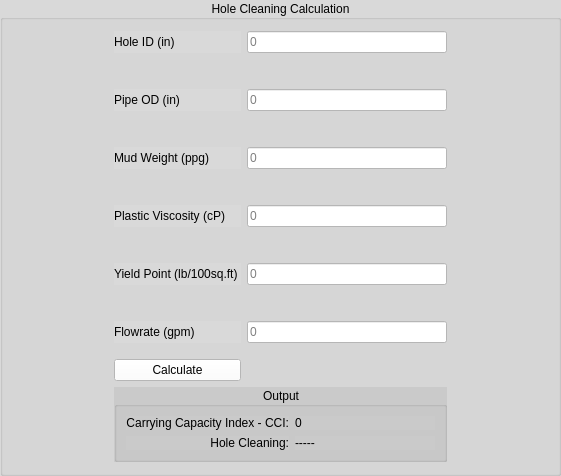
         <widget class="QGroupBox" name="groupBox_17">
          <property name="maximumSize">
           <size>
            <width>1200</width>
            <height>16777215</height>
           </size>
          </property>
          <property name="font">
           <font>
            <family>Segoe UI</family>
            <pointsize>9</pointsize>
            <weight>50</weight>
            <bold>false</bold>
            <kerning>true</kerning>
           </font>
          </property>
          <property name="styleSheet">
           <string notr="true">background-color: rgb(217, 217, 217);</string>
          </property>
          <property name="title">
           <string>Hole Cleaning Calculation</string>
          </property>
          <property name="alignment">
           <set>Qt::AlignCenter</set>
          </property>
          <layout class="QGridLayout" name="gridLayout_20">
           <item row="0" column="0">
            <spacer name="horizontalSpacer_5">
             <property name="orientation">
              <enum>Qt::Horizontal</enum>
             </property>
             <property name="sizeType">
              <enum>QSizePolicy::Preferred</enum>
             </property>
             <property name="sizeHint" stdset="0">
              <size>
               <width>100</width>
               <height>0</height>
              </size>
             </property>
            </spacer>
           </item>
           <item row="8" column="1">
            <widget class="QLabel" name="yieldPointLabel">
             <property name="font">
              <font>
               <family>MS Shell Dlg 2</family>
               <pointsize>9</pointsize>
               <weight>50</weight>
               <bold>false</bold>
               <kerning>true</kerning>
              </font>
             </property>
             <property name="text">
              <string>Yield Point (lb/100sq.ft) </string>
             </property>
            </widget>
           </item>
           <item row="8" column="2">
            <widget class="QLineEdit" name="yieldPointLineEdit">
             <property name="minimumSize">
              <size>
               <width>200</width>
               <height>0</height>
              </size>
             </property>
             <property name="maximumSize">
              <size>
               <width>500</width>
               <height>16777215</height>
              </size>
             </property>
             <property name="font">
              <font>
               <family>MS Shell Dlg 2</family>
               <pointsize>9</pointsize>
               <weight>50</weight>
               <bold>false</bold>
               <kerning>true</kerning>
              </font>
             </property>
             <property name="styleSheet">
              <string notr="true">background-color: rgb(255, 255, 255);</string>
             </property>
             <property name="placeholderText">
              <string>0</string>
             </property>
            </widget>
           </item>
           <item row="6" column="1">
            <widget class="QLabel" name="plasticViscosityLabel">
             <property name="font">
              <font>
               <family>MS Shell Dlg 2</family>
               <pointsize>9</pointsize>
               <weight>50</weight>
               <bold>false</bold>
               <kerning>true</kerning>
              </font>
             </property>
             <property name="text">
              <string>Plastic Viscosity (cP)</string>
             </property>
            </widget>
           </item>
           <item row="1" column="1" colspan="2">
            <spacer name="verticalSpacer_22">
             <property name="orientation">
              <enum>Qt::Vertical</enum>
             </property>
             <property name="sizeType">
              <enum>QSizePolicy::Maximum</enum>
             </property>
             <property name="sizeHint" stdset="0">
              <size>
               <width>20</width>
               <height>30</height>
              </size>
             </property>
            </spacer>
           </item>
           <item row="2" column="1">
            <widget class="QLabel" name="pipeODLabel">
             <property name="font">
              <font>
               <family>MS Shell Dlg 2</family>
               <pointsize>9</pointsize>
               <weight>50</weight>
               <bold>false</bold>
               <kerning>true</kerning>
              </font>
             </property>
             <property name="text">
              <string>Pipe OD (in)</string>
             </property>
            </widget>
           </item>
           <item row="10" column="2">
            <widget class="QLineEdit" name="flowrateLineEdit1">
             <property name="minimumSize">
              <size>
               <width>200</width>
               <height>0</height>
              </size>
             </property>
             <property name="maximumSize">
              <size>
               <width>500</width>
               <height>16777215</height>
              </size>
             </property>
             <property name="font">
              <font>
               <family>MS Shell Dlg 2</family>
               <pointsize>9</pointsize>
               <weight>50</weight>
               <bold>false</bold>
               <kerning>true</kerning>
              </font>
             </property>
             <property name="styleSheet">
              <string notr="true">background-color: rgb(255, 255, 255);</string>
             </property>
             <property name="placeholderText">
              <string>0</string>
             </property>
            </widget>
           </item>
           <item row="7" column="1" colspan="2">
            <spacer name="verticalSpacer_25">
             <property name="orientation">
              <enum>Qt::Vertical</enum>
             </property>
             <property name="sizeType">
              <enum>QSizePolicy::Maximum</enum>
             </property>
             <property name="sizeHint" stdset="0">
              <size>
               <width>20</width>
               <height>30</height>
              </size>
             </property>
            </spacer>
           </item>
           <item row="2" column="2">
            <widget class="QLineEdit" name="pipeODLineEdit">
             <property name="minimumSize">
              <size>
               <width>200</width>
               <height>0</height>
              </size>
             </property>
             <property name="maximumSize">
              <size>
               <width>500</width>
               <height>16777215</height>
              </size>
             </property>
             <property name="font">
              <font>
               <family>MS Shell Dlg 2</family>
               <pointsize>9</pointsize>
               <weight>50</weight>
               <bold>false</bold>
               <kerning>true</kerning>
              </font>
             </property>
             <property name="styleSheet">
              <string notr="true">background-color: rgb(255, 255, 255);</string>
             </property>
             <property name="placeholderText">
              <string>0</string>
             </property>
            </widget>
           </item>
           <item row="3" column="1" colspan="2">
            <spacer name="verticalSpacer_23">
             <property name="orientation">
              <enum>Qt::Vertical</enum>
             </property>
             <property name="sizeType">
              <enum>QSizePolicy::Maximum</enum>
             </property>
             <property name="sizeHint" stdset="0">
              <size>
               <width>20</width>
               <height>30</height>
              </size>
             </property>
            </spacer>
           </item>
           <item row="0" column="2">
            <widget class="QLineEdit" name="holeIDLineEdit">
             <property name="minimumSize">
              <size>
               <width>0</width>
               <height>0</height>
              </size>
             </property>
             <property name="maximumSize">
              <size>
               <width>500</width>
               <height>16777215</height>
              </size>
             </property>
             <property name="font">
              <font>
               <family>MS Shell Dlg 2</family>
               <pointsize>9</pointsize>
               <weight>50</weight>
               <bold>false</bold>
               <kerning>true</kerning>
              </font>
             </property>
             <property name="styleSheet">
              <string notr="true">background-color: rgb(255, 255, 255);</string>
             </property>
             <property name="placeholderText">
              <string>0</string>
             </property>
            </widget>
           </item>
           <item row="0" column="1">
            <widget class="QLabel" name="holeIDLabel">
             <property name="minimumSize">
              <size>
               <width>0</width>
               <height>0</height>
              </size>
             </property>
             <property name="font">
              <font>
               <family>MS Shell Dlg 2</family>
               <pointsize>9</pointsize>
               <weight>50</weight>
               <bold>false</bold>
               <kerning>true</kerning>
              </font>
             </property>
             <property name="text">
              <string>Hole ID (in)</string>
             </property>
            </widget>
           </item>
           <item row="13" column="1" colspan="2">
            <widget class="QGroupBox" name="groupBox_23">
             <property name="font">
              <font>
               <family>MS Shell Dlg 2</family>
               <pointsize>9</pointsize>
               <weight>50</weight>
               <bold>false</bold>
               <kerning>true</kerning>
              </font>
             </property>
             <property name="styleSheet">
              <string notr="true">background-color: rgb(202, 202, 202);</string>
             </property>
             <property name="title">
              <string>Output</string>
             </property>
             <property name="alignment">
              <set>Qt::AlignCenter</set>
             </property>
             <layout class="QGridLayout" name="gridLayout_27">
              <item row="0" column="0">
               <widget class="QLabel" name="CCILabel">
                <property name="maximumSize">
                 <size>
                  <width>16777215</width>
                  <height>16777215</height>
                 </size>
                </property>
                <property name="font">
                 <font>
                  <family>MS Shell Dlg 2</family>
                  <pointsize>9</pointsize>
                  <weight>50</weight>
                  <bold>false</bold>
                  <kerning>true</kerning>
                 </font>
                </property>
                <property name="text">
                 <string>Carrying Capacity Index - CCI:</string>
                </property>
                <property name="alignment">
                 <set>Qt::AlignRight|Qt::AlignTrailing|Qt::AlignVCenter</set>
                </property>
               </widget>
              </item>
              <item row="0" column="1">
               <widget class="QLabel" name="CCIOutputLabel">
                <property name="font">
                 <font>
                  <family>MS Shell Dlg 2</family>
                  <pointsize>9</pointsize>
                  <weight>50</weight>
                  <bold>false</bold>
                  <kerning>true</kerning>
                 </font>
                </property>
                <property name="text">
                 <string>0</string>
                </property>
               </widget>
              </item>
              <item row="1" column="0">
               <widget class="QLabel" name="holeCleaningLabel">
                <property name="maximumSize">
                 <size>
                  <width>16777215</width>
                  <height>16777215</height>
                 </size>
                </property>
                <property name="font">
                 <font>
                  <family>MS Shell Dlg 2</family>
                  <pointsize>9</pointsize>
                  <weight>50</weight>
                  <bold>false</bold>
                  <kerning>true</kerning>
                 </font>
                </property>
                <property name="text">
                 <string>Hole Cleaning:</string>
                </property>
                <property name="alignment">
                 <set>Qt::AlignRight|Qt::AlignTrailing|Qt::AlignVCenter</set>
                </property>
               </widget>
              </item>
              <item row="1" column="1">
               <widget class="QLabel" name="holeCleaningOutputLabel">
                <property name="font">
                 <font>
                  <family>MS Shell Dlg 2</family>
                  <pointsize>9</pointsize>
                  <weight>50</weight>
                  <bold>false</bold>
                  <kerning>true</kerning>
                 </font>
                </property>
                <property name="text">
                 <string>-----</string>
                </property>
               </widget>
              </item>
             </layout>
            </widget>
           </item>
           <item row="4" column="2">
            <widget class="QLineEdit" name="mudWeightLineEdit1">
             <property name="minimumSize">
              <size>
               <width>200</width>
               <height>0</height>
              </size>
             </property>
             <property name="maximumSize">
              <size>
               <width>500</width>
               <height>16777215</height>
              </size>
             </property>
             <property name="font">
              <font>
               <family>MS Shell Dlg 2</family>
               <pointsize>9</pointsize>
               <weight>50</weight>
               <bold>false</bold>
               <kerning>true</kerning>
              </font>
             </property>
             <property name="styleSheet">
              <string notr="true">background-color: rgb(255, 255, 255);</string>
             </property>
             <property name="placeholderText">
              <string>0</string>
             </property>
            </widget>
           </item>
           <item row="9" column="1" colspan="2">
            <spacer name="verticalSpacer_21">
             <property name="orientation">
              <enum>Qt::Vertical</enum>
             </property>
             <property name="sizeType">
              <enum>QSizePolicy::Maximum</enum>
             </property>
             <property name="sizeHint" stdset="0">
              <size>
               <width>20</width>
               <height>30</height>
              </size>
             </property>
            </spacer>
           </item>
           <item row="0" column="3">
            <spacer name="horizontalSpacer_6">
             <property name="orientation">
              <enum>Qt::Horizontal</enum>
             </property>
             <property name="sizeType">
              <enum>QSizePolicy::Preferred</enum>
             </property>
             <property name="sizeHint" stdset="0">
              <size>
               <width>100</width>
               <height>0</height>
              </size>
             </property>
            </spacer>
           </item>
           <item row="12" column="1">
            <widget class="QPushButton" name="calculateButton">
             <property name="maximumSize">
              <size>
               <width>200</width>
               <height>16777215</height>
              </size>
             </property>
             <property name="font">
              <font>
               <family>MS Shell Dlg 2</family>
               <pointsize>9</pointsize>
               <weight>50</weight>
               <bold>false</bold>
               <kerning>true</kerning>
              </font>
             </property>
             <property name="styleSheet">
              <string notr="true">background-color: rgb(255, 255, 255);</string>
             </property>
             <property name="text">
              <string>Calculate</string>
             </property>
             <property name="autoDefault">
              <bool>true</bool>
             </property>
             <property name="default">
              <bool>false</bool>
             </property>
            </widget>
           </item>
           <item row="11" column="2">
            <spacer name="verticalSpacer_13">
             <property name="orientation">
              <enum>Qt::Vertical</enum>
             </property>
             <property name="sizeType">
              <enum>QSizePolicy::Preferred</enum>
             </property>
             <property name="sizeHint" stdset="0">
              <size>
               <width>20</width>
               <height>10</height>
              </size>
             </property>
            </spacer>
           </item>
           <item row="5" column="1" colspan="2">
            <spacer name="verticalSpacer_24">
             <property name="orientation">
              <enum>Qt::Vertical</enum>
             </property>
             <property name="sizeType">
              <enum>QSizePolicy::Maximum</enum>
             </property>
             <property name="sizeHint" stdset="0">
              <size>
               <width>20</width>
               <height>30</height>
              </size>
             </property>
            </spacer>
           </item>
           <item row="10" column="1">
            <widget class="QLabel" name="flowrateLabel">
             <property name="font">
              <font>
               <family>MS Shell Dlg 2</family>
               <pointsize>9</pointsize>
               <weight>50</weight>
               <bold>false</bold>
               <kerning>true</kerning>
              </font>
             </property>
             <property name="text">
              <string>Flowrate (gpm) </string>
             </property>
            </widget>
           </item>
           <item row="6" column="2">
            <widget class="QLineEdit" name="plasticViscosityLineEdit">
             <property name="minimumSize">
              <size>
               <width>200</width>
               <height>0</height>
              </size>
             </property>
             <property name="maximumSize">
              <size>
               <width>500</width>
               <height>16777215</height>
              </size>
             </property>
             <property name="font">
              <font>
               <family>MS Shell Dlg 2</family>
               <pointsize>9</pointsize>
               <weight>50</weight>
               <bold>false</bold>
               <kerning>true</kerning>
              </font>
             </property>
             <property name="styleSheet">
              <string notr="true">background-color: rgb(255, 255, 255);</string>
             </property>
             <property name="placeholderText">
              <string>0</string>
             </property>
            </widget>
           </item>
           <item row="4" column="1">
            <widget class="QLabel" name="mudWeightLabel">
             <property name="font">
              <font>
               <family>MS Shell Dlg 2</family>
               <pointsize>9</pointsize>
               <weight>50</weight>
               <bold>false</bold>
               <kerning>true</kerning>
              </font>
             </property>
             <property name="text">
              <string>Mud Weight (ppg)</string>
             </property>
            </widget>
           </item>
          </layout>
         </widget>
